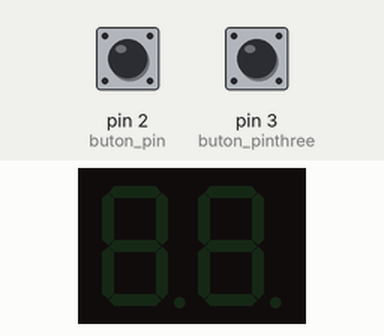
Recording of a sketch running on a simulated Arduino Uno, built with avr-gcc and run on an emulated ATmega328P. Parts: 2-digit seven-segment display. Wiring (inferred from the names in the program): 2-digit 7-segment display, segments lit when HIGH: segments pin 4, pin 5, pin 6, pin 7, pin 8, pin 9, pin 10; digit selects pin 11, pin 12. The inputs (shaded band) are chosen by the test bench; at power-on: pin 2 (buton_pin) LOW, pin 3 (buton_pinthree) LOW. The segment pins are drawn as the display they are named for.

Above: at 1.2 s.
1.3 s: pin 2 (buton_pin) pulled HIGH for 0.15 s
At 2.1 s:
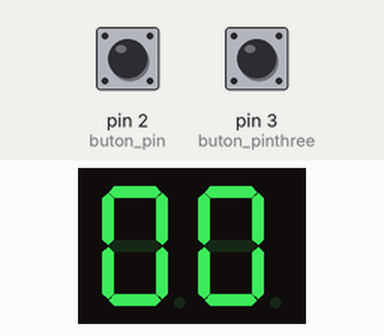
4.3 s: pin 3 (buton_pinthree) pulled HIGH for 0.15 s
At 4.8 s:
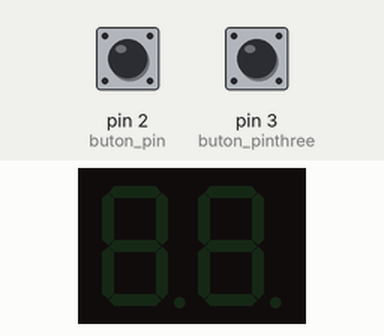
5.9 s: pin 2 (buton_pin) pulled HIGH for 1 s
At 7.5 s:
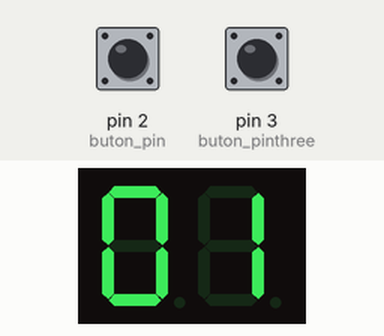
9.9 s: pin 3 (buton_pinthree) pulled HIGH for 1 s
At 10.3 s:
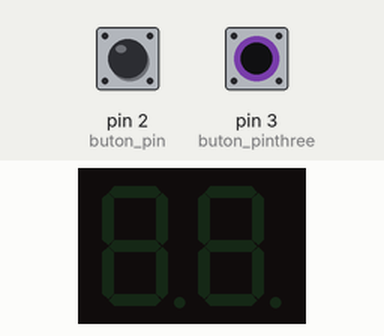
12.4 s: pin 2 (buton_pin) pulled HIGH for 0.15 s
At 15.1 s:
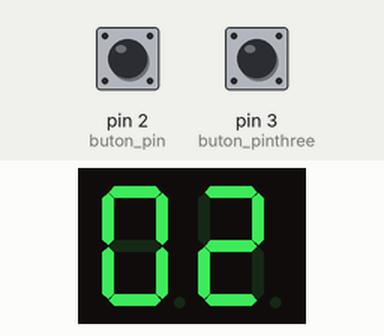
15.5 s: pin 3 (buton_pinthree) pulled HIGH for 0.15 s
At 16.2 s:
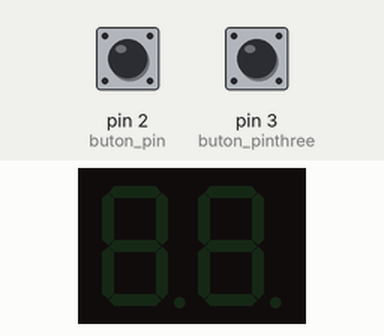
Timing chart, 0 to 18.1 s (numbered marks = the images above; inputs shaded):
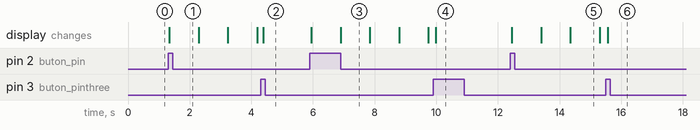

Measured:
- after the input at 1.3 s, the display: changes at once (image 1)
- after the input at 4.3 s, the display: changes after 0.08 s (image 2)
- after the input at 5.9 s, the display: first changes at once (image 3 shows a later state)
- after the input at 12.4 s, the display: first changes at once (image 5 shows a later state)
- what the display in image 3 shows lasts 0.9 s, from 6.9 s to 7.8 s
- what the display in image 5 shows lasts 1.0 s, from 14.3 s to 15.3 s

The sketch:

Stopwatch-Kod.ino
```cpp
#define duration 1000
int buton_pin = 2;
int buton_pinthree=3;
int buton_deger = 0;
int buton_durdur = 1;
int buton_sifirlama =1;

int buton_basilma = 0;
#define A 4
#define B 5
#define C 6
#define D 7
#define E 8
#define F 9
#define G 10

#define disp2 11
#define disp3 12
#define disp4 13

#define numbersegments { \
{1,1,1,1,1,1,0,0},\
{0,1,1,0,0,0,0,0},\
{1,1,0,1,1,0,1,0},\
{1,1,1,1,0,0,1,0},\
{0,1,1,0,0,1,1,0},\
{1,0,1,1,0,1,1,0},\
{1,0,1,1,1,1,1,0},\
{1,1,1,0,0,0,0,0},\
{1,1,1,1,1,1,1,0},\
{1,1,1,0,0,1,1,0},\
}

byte numbers[10][8] = numbersegments;
const int segments[8] = {A, B, C, D, E, F, G};

void setup()
{
  pinMode(A, OUTPUT);
  pinMode(B, OUTPUT);
  pinMode(C, OUTPUT);
  pinMode(D, OUTPUT);
  pinMode(E, OUTPUT);
  pinMode(F, OUTPUT);
  pinMode(G, OUTPUT);
  pinMode(disp2, OUTPUT);
  pinMode(disp3, OUTPUT);
  pinMode(disp3, OUTPUT);
  digitalWrite(A, LOW);
  digitalWrite(B, LOW);
  digitalWrite(C, LOW);
  digitalWrite(D, LOW);
  digitalWrite(E, LOW);
  digitalWrite(F, LOW);
  digitalWrite(G, LOW);
  digitalWrite(disp2, LOW);
  digitalWrite(disp3, LOW);
  digitalWrite(disp4, LOW);

 }

 void loop()
 {
   enbas:
  buton_deger = digitalRead(buton_pin);

  if(buton_deger ==  HIGH )
  {
  for (int digit1=0; digit1<10; digit1++)
  {
    for (int digit2=0; digit2<10; digit2++)
     {
       for (int digit3=0; digit3<6; digit3++)
        {
          for (int digit4=0; digit4<10; digit4++)
           {
             for (int t=0; t<30; t++)
              {
                setsegments(digit4, disp4, duration);
                setsegments(digit3, disp3, duration);
                setsegments(digit2, disp2, duration);
                buton_durdur = digitalRead(buton_pinthree);
                if(buton_durdur ==  HIGH )
                 {
                  goto enbas;

                  }
               }
            }
         }
      }
   }

 }
 }

  void setsegments(int number, int digit, int ontime)
  {
    for (int seg=0; seg<8; seg++)
    {
      if(numbers[number][seg]==1)
      {
        digitalWrite(segments[seg], HIGH);
      }
      else
      {
        digitalWrite(segments[seg], LOW);
      }
    }
    digitalWrite(digit, HIGH);
    delayMicroseconds(ontime);
    digitalWrite(digit, LOW);
  }
```
